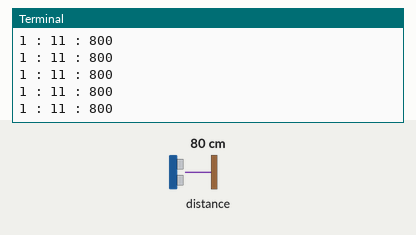
A program run on a simulated Raspberry Pi (BCM pin numbers). On the bench: the last lines printed to the terminal. The inputs (shaded band) are chosen by the test bench; at power-on: distance to the obstacle 80 cm.

Above: at 1.2 s.
1.3 s: distance to the obstacle set to 2 cm
At 1.51 s:
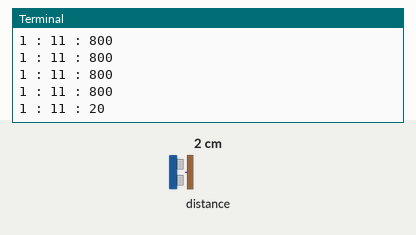
2.8 s: distance to the obstacle set to 4 cm
At 2.82 s:
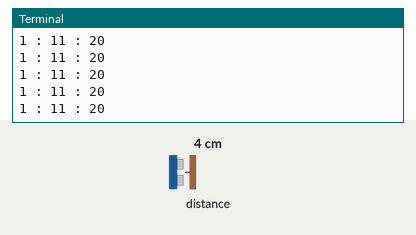
Timing chart, 0 to 5.8 s (numbered marks = the images above; inputs shaded):
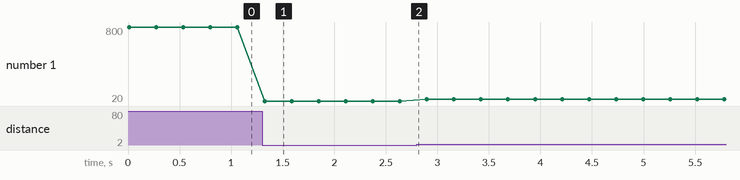

The program:

loop_vl53l0x.py
```python
#!/usr/bin/env python
import smbus
import struct
import time

###########################################################
#
#  Set up some utils
#
###########################################################
def bswap(val):
    return struct.unpack('<H', struct.pack('>H', val))[0]
def mread_word_data(adr, reg):
    return bswap(bus.read_word_data(adr, reg))
def mwrite_word_data(adr, reg, data):
    return bus.write_word_data(adr, reg, bswap(data))
def makeuint16(lsb, msb):
    return ((msb & 0xFF) << 8)  | (lsb & 0xFF)

def VL53L0X_decode_vcsel_period(vcsel_period_reg):
# Converts the encoded VCSEL period register value into the real
# period in PLL clocks
    vcsel_period_pclks = (vcsel_period_reg + 1) << 1;
    return vcsel_period_pclks;

###########################################################
#
#  Set up some constants
#
###########################################################
VL53L0X_REG_IDENTIFICATION_MODEL_ID		= 0x00c0
VL53L0X_REG_IDENTIFICATION_REVISION_ID		= 0x00c2
VL53L0X_REG_PRE_RANGE_CONFIG_VCSEL_PERIOD	= 0x0050
VL53L0X_REG_FINAL_RANGE_CONFIG_VCSEL_PERIOD	= 0x0070
VL53L0X_REG_SYSRANGE_START			= 0x000
VL53L0X_REG_RESULT_INTERRUPT_STATUS 		= 0x0013
VL53L0X_REG_RESULT_RANGE_STATUS 		= 0x0014

###########################################################
#
#  Now the real work begins
#
###########################################################

address = 0x29           # default for VL53L0X

bus = smbus.SMBus(1)

while 1:
   val1 = bus.write_byte_data(address, VL53L0X_REG_SYSRANGE_START, 0x01)
   cnt = 0
   while (cnt < 100): # 1 second waiting time max
      time.sleep(0.01)
      val = bus.read_byte_data(address, VL53L0X_REG_RESULT_RANGE_STATUS)
      if (val & 0x01):
         break
      cnt += 1

   data = bus.read_i2c_block_data(address, 0x14, 12)
   DeviceRangeStatusInternal = ((data[0] & 0x78) >> 3)

   msg = "%s : " % str(val & 0x01)
   msg += "%s : " % str(DeviceRangeStatusInternal)

   if DeviceRangeStatusInternal == 11:
      msg += str(makeuint16(data[11], data[10]))

   print(msg)

   time.sleep(0.25)
```

Measured:
- after the input at 1.3 s, the terminal: prints a new line at once (image 1)
- plotted number 1: 800 → 20 after the input at 1.3 s, 20 → 40 after the input at 2.8 s
